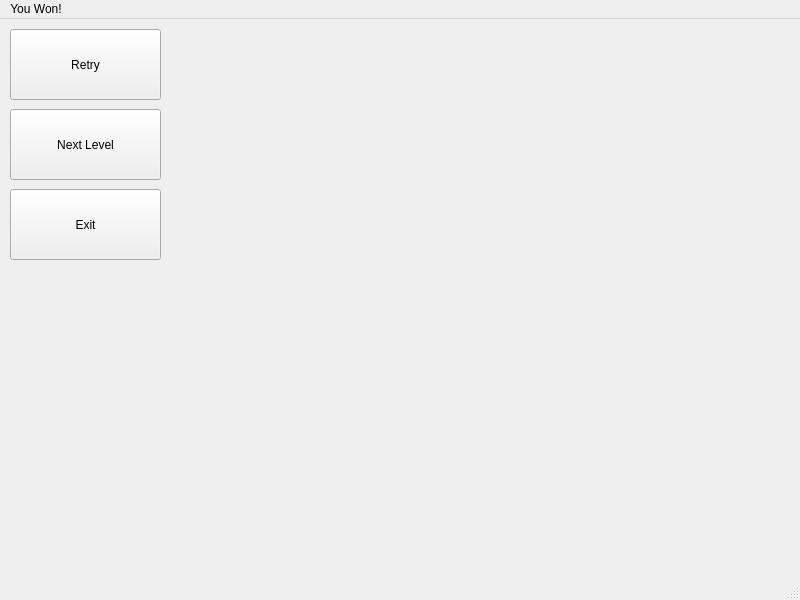
<?xml version="1.0" encoding="UTF-8"?>
<ui version="4.0">
 <class>WinWindow</class>
 <widget class="QMainWindow" name="WinWindow">
  <property name="geometry">
   <rect>
    <x>0</x>
    <y>0</y>
    <width>800</width>
    <height>600</height>
   </rect>
  </property>
  <property name="windowTitle">
   <string>MainWindow</string>
  </property>
  <widget class="QWidget" name="centralwidget">
   <widget class="QPushButton" name="pushButton">
    <property name="geometry">
     <rect>
      <x>10</x>
      <y>10</y>
      <width>151</width>
      <height>71</height>
     </rect>
    </property>
    <property name="text">
     <string>Retry</string>
    </property>
   </widget>
   <widget class="QPushButton" name="pushButton_2">
    <property name="geometry">
     <rect>
      <x>10</x>
      <y>90</y>
      <width>151</width>
      <height>71</height>
     </rect>
    </property>
    <property name="text">
     <string>Next Level</string>
    </property>
   </widget>
   <widget class="QPushButton" name="pushButton_3">
    <property name="geometry">
     <rect>
      <x>10</x>
      <y>170</y>
      <width>151</width>
      <height>71</height>
     </rect>
    </property>
    <property name="text">
     <string>Exit</string>
    </property>
   </widget>
  </widget>
  <widget class="QMenuBar" name="menubar">
   <property name="geometry">
    <rect>
     <x>0</x>
     <y>0</y>
     <width>800</width>
     <height>25</height>
    </rect>
   </property>
   <widget class="QMenu" name="menuYou_Won">
    <property name="title">
     <string>You Won!</string>
    </property>
   </widget>
   <addaction name="menuYou_Won"/>
  </widget>
  <widget class="QStatusBar" name="statusbar"/>
 </widget>
 <resources/>
 <connections/>
</ui>
